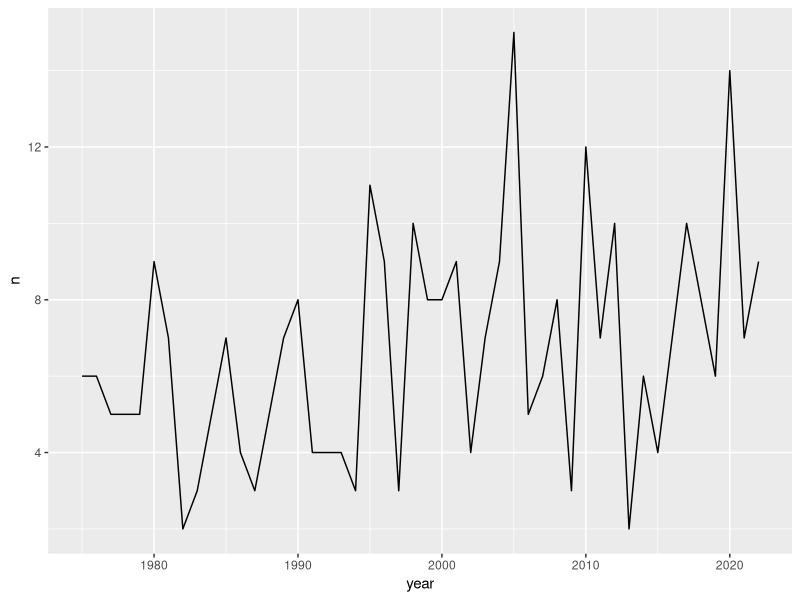

This figure's R source:
## ---- chunk 1
1 + 1
## ---- chunk 2
#| echo: false
2 * 2
## ---- chunk 3
library(tidyverse)
## ---- chunk 4
library(ggplot2)
storms %>%
filter(category > 0) %>%
distinct(name, year) %>%
count(year) %>%
ggplot() +
geom_line(mapping = aes(x = year, y = n))
